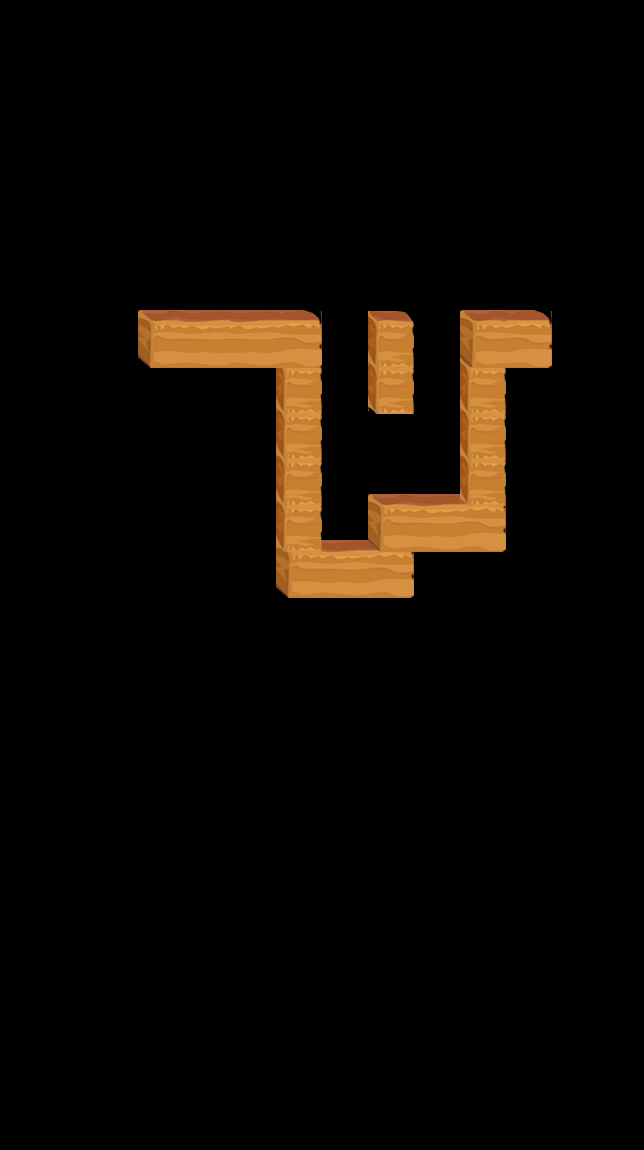

Rendered tile map (Tiled .tmx) drawn with the repository's tilesets; below, a short description and the map source with its tile grids summarised:
An orthogonal 14x25 tile map with 46x46 px tiles, 6 tile layers (layer1, layer2, layer3, layer4, ...) and 28 objects (startPos1, startPos2, startPos3, stone, apple, ...).

<map version="1.0" orientation="orthogonal" renderorder="right-down" width="14" height="25" tilewidth="46" tileheight="46">
 <tileset firstgid="1" name="road" tilewidth="46" tileheight="58">
  <image source="road.png" width="184" height="58" />
 </tileset>
 <layer name="layer1" width="14" height="25">
  <data>[350 cells, 3 non-empty, 3 distinct tile ids]</data>
 </layer>
 <layer name="layer2" width="14" height="25">
  <data>[350 cells, 4 non-empty, 4 distinct tile ids]</data>
 </layer>
 <layer name="layer3" width="14" height="25">
  <data>[350 cells, 2 non-empty, 1 distinct tile ids]</data>
 </layer>
 <layer name="layer4" width="14" height="25">
  <data>[350 cells, 2 non-empty, 1 distinct tile ids]</data>
 </layer>
 <layer name="layer5" width="14" height="25">
  <data>[350 cells, 3 non-empty, 1 distinct tile ids]</data>
 </layer>
 <layer name="layer6" width="14" height="25">
  <data>[350 cells, 7 non-empty, 4 distinct tile ids]</data>
 </layer>
 <objectgroup name="objLayer">
  <object name="startPos1" x="252.667" y="300" />
  <object name="startPos2" x="206.667" y="300.333" />
  <object name="startPos3" x="160.667" y="300.333" />
  <object name="stone" x="389.667" y="436" />
  <object name="apple" x="390.667" y="482.667" />
  <object name="exit" x="527.667" y="391" />
 </objectgroup>
 <objectgroup name="tipsLayer">
  <object name="1" x="292" y="293.333">
   <properties>
    <property name="dir" value="right" />
   </properties>
   <ellipse />
  </object>
  <object name="2" x="345.333" y="294.667">
   <properties>
    <property name="dir" value="right" />
   </properties>
   <ellipse />
  </object>
  <object name="3" x="392" y="293.333">
   <properties>
    <property name="dir" value="right" />
   </properties>
   <ellipse />
  </object>
  <object name="4" x="434.667" y="293.333">
   <properties>
    <property name="dir" value="right" />
   </properties>
   <ellipse />
  </object>
  <object name="5" x="437.333" y="345.333">
   <properties>
    <property name="dir" value="down" />
   </properties>
   <ellipse />
  </object>
  <object name="6" x="434.667" y="394.667">
   <properties>
    <property name="dir" value="down" />
   </properties>
   <ellipse />
  </object>
  <object name="7" x="432" y="437.333">
   <properties>
    <property name="dir" value="down" />
   </properties>
   <ellipse />
  </object>
  <object name="8" x="432" y="477.333">
   <properties>
    <property name="dir" value="down" />
   </properties>
   <ellipse />
  </object>
  <object name="9" x="392" y="478.667">
   <properties>
    <property name="dir" value="left" />
   </properties>
   <ellipse />
  </object>
  <object name="10" x="340" y="478.667">
   <properties>
    <property name="dir" value="left" />
   </properties>
   <ellipse />
  </object>
  <object name="11" x="336" y="436">
   <properties>
    <property name="dir" value="up" />
   </properties>
   <ellipse />
  </object>
  <object name="12" x="388" y="433.333">
   <properties>
    <property name="dir" value="right" />
   </properties>
   <ellipse />
  </object>
  <object name="13" x="441.333" y="438.667">
   <properties>
    <property name="dir" value="right" />
   </properties>
   <ellipse />
  </object>
  <object name="14" x="448" y="392">
   <properties>
    <property name="dir" value="up" />
   </properties>
   <ellipse />
  </object>
  <object name="15" x="448" y="345.333">
   <properties>
    <property name="dir" value="up" />
   </properties>
   <ellipse />
  </object>
  <object name="16" x="444" y="301.333">
   <properties>
    <property name="dir" value="up" />
   </properties>
   <ellipse />
  </object>
  <object name="17" x="486.667" y="297.333">
   <properties>
    <property name="dir" value="right" />
   </properties>
   <ellipse />
  </object>
  <object name="18" x="525.333" y="297.333">
   <properties>
    <property name="dir" value="right" />
   </properties>
   <ellipse />
  </object>
  <object name="19" x="569.333" y="298.667">
   <properties>
    <property name="dir" value="right" />
   </properties>
   <ellipse />
  </object>
  <object name="20" x="573.333" y="342.667">
   <properties>
    <property name="dir" value="down" />
   </properties>
   <ellipse />
  </object>
  <object name="21" x="577.333" y="392">
   <properties>
    <property name="dir" value="down" />
   </properties>
   <ellipse />
  </object>
  <object name="22" x="526.667" y="398.667">
   <properties>
    <property name="dir" value="left" />
   </properties>
   <ellipse />
  </object>
 </objectgroup>
</map>
